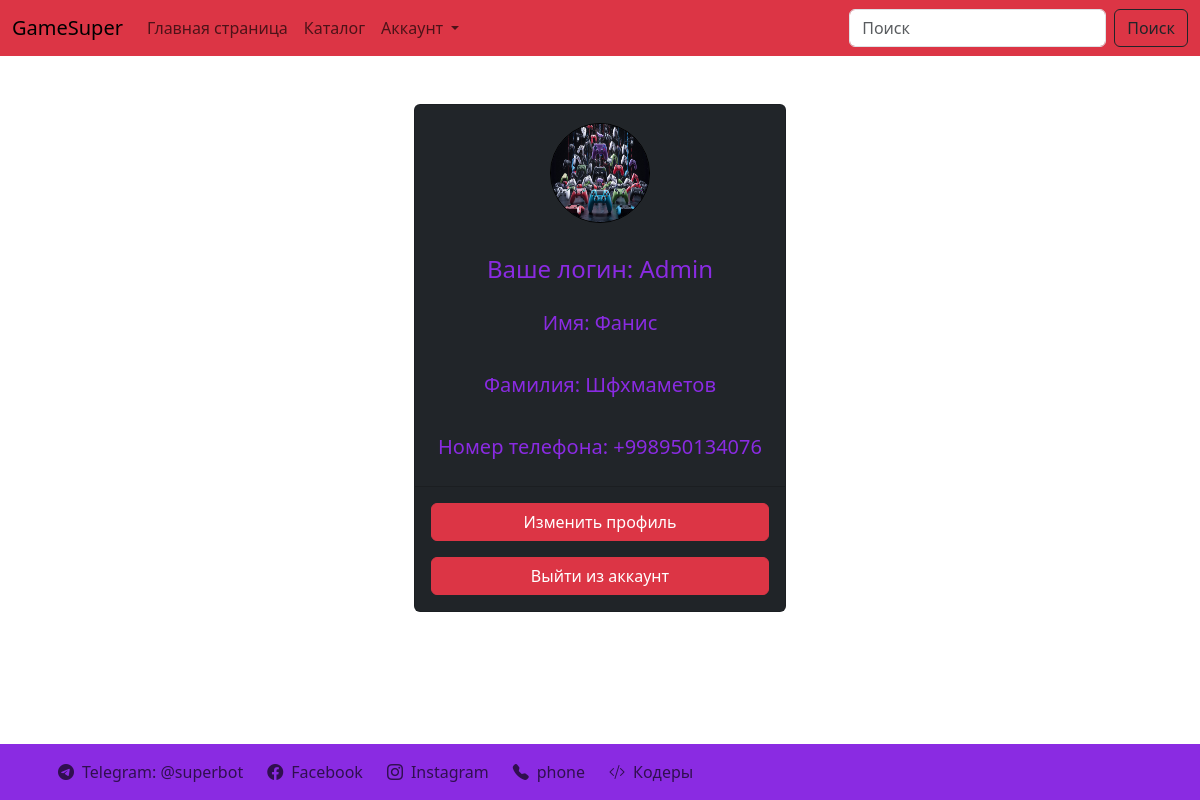
Screenshot of /account/user/profile/1/ with the database file from the repository.
### account/models.py (models this page shows, shortened)
class Profile(models.Model):
    user = models.OneToOneField(User, on_delete=models.CASCADE, null=True, blank=True, unique=False,
                                verbose_name='Профиль которая привязывает пользователя')
    profile_image = models.ImageField(upload_to='profile/image_account/', null=True, blank=True,
                                      verbose_name='Аватарка пользователя')
    first_name = models.CharField(max_length=200, verbose_name='Имя', null=True, blank=True)
    last_name = models.CharField(max_length=200, verbose_name='Фамилия', null=True, blank=True)
    phone = models.CharField(max_length=200, verbose_name='Телефон', null=True, blank=True)

### account/views.py (the view)
# urls.py: path('user/profile/<int:user_id>/', views.show_profile, name='profile'),
def show_profile(request, user_id):
    try:
        profile = Profile.objects.get(user_id=user_id)
        content = {
            'profile': profile
        }
        return render(request, 'account/profile.html', content)
    except:
        return redirect('create_profile', user_id)

### account/templates/account/profile.html (shortened to what this page needs)
{% extends 'base.html' %}
{% load static %}
{% block content %}
<div class="container mt-5 d-flex justify-content-center" style="overflow: hidden;">
    <div class="col-4" style="overflow: hidden;">
        <div class="card h-100 bg-dark">
            {% if profile.profile_image %}
            <div class="p-2 text-center">
                <img src="{{ profile.profile_image.url }}" class="card-img-top profile_image_active"
                     alt="...">
            </div>
            {% else %}
            <div class="p-2 text-center">
                <img src="{% static 'image/dont_user.png' %}" class="card-img-top profile_image"
                     alt="...">
            </div>
            {% endif %}
            <div class="card-body">
                <div class="d-flex justify-content-center">
                    <div class="d-flex flex-column">
                        <h4 class="card-title text-blueviolet text-center py-2">
                            Ваше логин: {{ profile.user.username|title }}
                        </h4>
                        <p class="card-text text-blueviolet text-center fs-5 py-2">
                            {% if profile.first_name %}
                            Имя: {{ profile.first_name }}
                            {% else %}
                            Имя: Не указана
                            {% endif %}
                        </p>
                        <p class="card-text text-blueviolet text-center fs-5 py-2">
                            {% if profile.last_name %}
                            Фамилия: {{ profile.last_name }}
                            {% else %}
                            Фамилия: Не указана
                            {% endif %}
                        </p>
                        <p class="card-text text-blueviolet text-center fs-5 py-2">
                            {% if profile.first_name %}
                            Номер телефона: {{ profile.phone }}
                            {% else %}
                            Номер телефона: Не указана
                            {% endif %}
                        </p>
                    </div>
                </div>
            </div>
            <div class="card-footer">
                <div class="d-flex flex-column">
                    <a href="{% url 'edit_profile' profile.pk %}" class="btn btn-danger my-2">Изменить профиль</a>
                    <a href="{% url 'logout' %}" class="btn btn-danger my-2">Выйти из аккаунт</a>
                </div>
            </div>
        </div>
    </div>
</div>
{% endblock content %}

### static/css/style.css (style rules this page uses)
body { background: url(../image/back.png); background-position: center, center; background-repeat: no-repeat; background-size: cover; }
.text-blueviolet { color: blueviolet; }
.profile_image_active { width: 100px; height: 100px; border-radius: 50%; margin-top: 10px; border: 1px solid black; }

### rows the page displays
Profile: profile_image (picture), user.username "Admin", first_name "Фанис", last_name "Шфхмаметов", phone "+998950134076"
